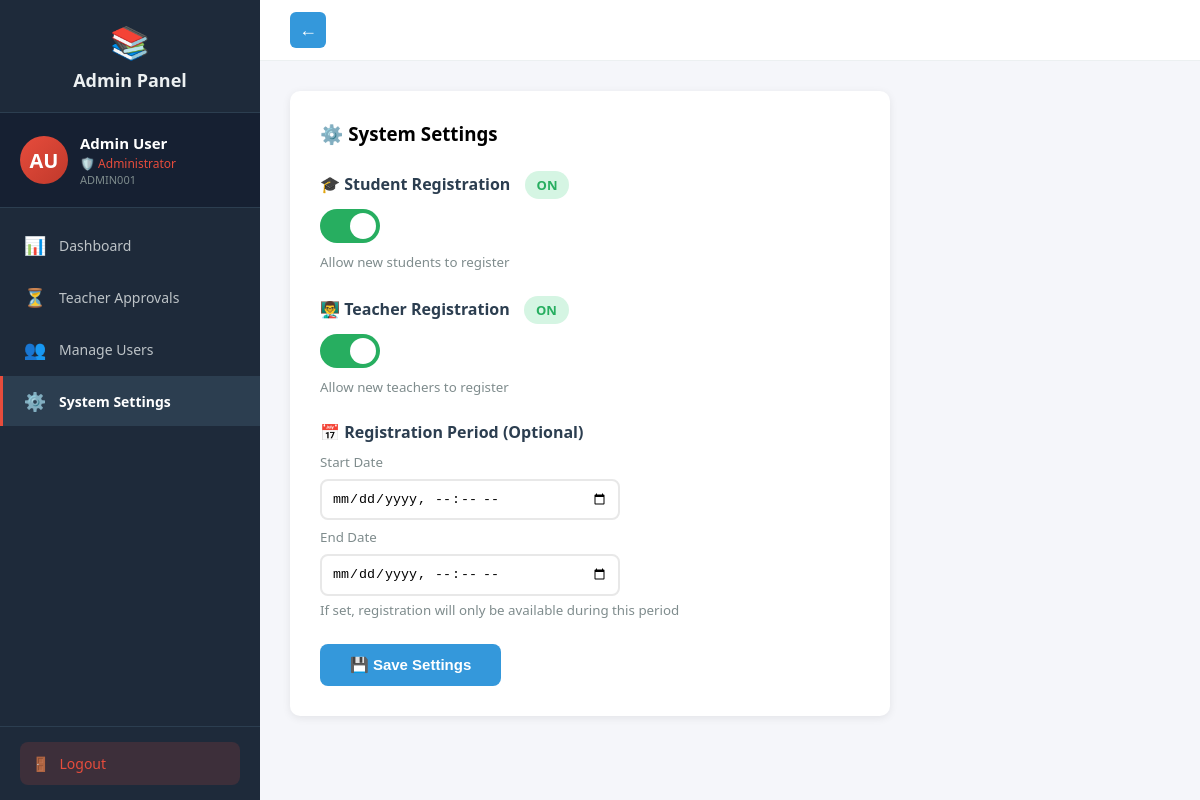
The app's page /admin/settings (signed in) with its own data.
### tables this page shows
CREATE TABLE users (
            id TEXT PRIMARY KEY,
            user_id TEXT UNIQUE NOT NULL,
            first_name TEXT NOT NULL,
            last_name TEXT NOT NULL,
            email TEXT UNIQUE NOT NULL,
            password_hash TEXT NOT NULL,
            role TEXT NOT NULL,
            is_approved INTEGER DEFAULT 0,
            created_at TIMESTAMP DEFAULT CURRENT_TIMESTAMP,
            updated_at TIMESTAMP DEFAULT CURRENT_TIMESTAMP,
            node_id TEXT
        );

CREATE TABLE system_settings (
            setting_key TEXT PRIMARY KEY,
            setting_value TEXT NOT NULL,
            updated_at TIMESTAMP DEFAULT CURRENT_TIMESTAMP,
            node_id TEXT
        );

### routes_admin.py (the view, shortened to what this page needs)
@admin_bp.route('/settings', methods=['GET', 'POST'])
@login_required
def settings():
    if current_user.role != 'admin':
        return redirect(url_for('auth.login'))
    conn = get_db()
    cur = conn.cursor()
    cur.execute("""
        CREATE TABLE IF NOT EXISTS system_settings (
            setting_key TEXT PRIMARY KEY,
            setting_value TEXT NOT NULL,
            updated_at TIMESTAMP DEFAULT CURRENT_TIMESTAMP
        )
    """)
    conn.commit()
    cur.execute("SELECT setting_key, setting_value FROM system_settings")
    settings = {row['setting_key']: row['setting_value'] for row in cur.fetchall()}
    conn.close()
    return render_template('admin/settings.html', settings=settings)

### auth.py (called while the page is built)
def get_db():
    conn = sqlite3.connect('assignments.db')
    conn.row_factory = sqlite3.Row
    return conn

@login_manager.user_loader
def load_user(user_id):
    conn = get_db()
    cur = conn.cursor()
    cur.execute("SELECT id, user_id, first_name, last_name, email, role, is_approved FROM users WHERE id = ?", (user_id,))
    user = cur.fetchone()
    cur.close()
    conn.close()
    if user:
        from flask_login import UserMixin
        class User(UserMixin):
            pass
        u = User()
        u.id = user['id']
        u.user_id = user['user_id']
        u.first_name = user['first_name']
        u.last_name = user['last_name']
        u.email = user['email']
        u.role = user['role']
        u.is_approved = user['is_approved']
        return u
    return None

### routes_admin.py (called while the page is built)
def get_db():
    conn = sqlite3.connect('assignments.db')
    conn.row_factory = sqlite3.Row
    return conn

### templates/admin/settings.html (shortened to what this page needs)
{% extends "admin_base.html" %}
{% block content %}
<div class="form-container">
    <h3 style="margin-bottom:25px;">⚙️ System Settings</h3>
    <form method="POST">
        <div class="form-group">
            <label>
                🎓 Student Registration
                <span class="current-status {{ 'status-on' if settings.get('reg_student', 'on') == 'on' else 'status-off' }}">
                    {{ 'ON' if settings.get('reg_student', 'on') == 'on' else 'OFF' }}
                </span>
            </label>
            <label class="toggle-switch">
                <span class="slider"></span>
            </label>
            <small>Allow new students to register</small>
        </div>
        <div class="form-group">
            <label>
                👨‍🏫 Teacher Registration
                <span class="current-status {{ 'status-on' if settings.get('reg_teacher', 'on') == 'on' else 'status-off' }}">
                    {{ 'ON' if settings.get('reg_teacher', 'on') == 'on' else 'OFF' }}
                </span>
            </label>
            <label class="toggle-switch">
                <span class="slider"></span>
            </label>
            <small>Allow new teachers to register</small>
        </div>
        <div class="form-group">
            <label>📅 Registration Period (Optional)</label>
            <small style="margin-bottom:8px;">Start Date</small>
            <input type="datetime-local" name="reg_start" value="{{ settings.get('reg_start', '') }}">
            <small style="margin:8px 0;">End Date</small>
            <input type="datetime-local" name="reg_end" value="{{ settings.get('reg_end', '') }}">
            <small>If set, registration will only be available during this period</small>
        </div>
        <button type="submit" class="btn-submit">💾 Save Settings</button>
    </form>
</div>
{% endblock %}

### templates/admin_base.html (shortened to what this page needs)
<!DOCTYPE html>
<html>
<head>
</head>
<body>
    <div class="layout">
        <div class="sidebar" id="sidebar">
            <div class="logo">
                <span class="icon">📚</span>
                Admin Panel
            </div>
            <div class="profile-card">
                <div class="avatar">{{ current_user.first_name[0] }}{{ current_user.last_name[0] }}</div>
                <div class="info">
                    <div class="name">{{ current_user.first_name }} {{ current_user.last_name }}</div>
                    <div class="role">🛡️ Administrator</div>
                    <div class="id-text">{{ current_user.user_id }}</div>
                </div>
            </div>
            <nav>
                <a href="/admin/dashboard" class="{{ 'active' if request.path == '/admin/dashboard' }}" onclick="closeSidebar()">
                    <span class="icon">📊</span> Dashboard
                </a>
                <a href="/admin/dashboard#approvals" onclick="document.getElementById("panel-dashboard").classList.add("hidden");document.getElementById("panel-approvals").classList.remove("hidden")" onclick="closeSidebar()">
                    <span class="icon">⏳</span> Teacher Approvals
                </a>
                <a href="/admin/users" class="{{ 'active' if request.path == '/admin/users' }}" onclick="closeSidebar()">
                    <span class="icon">👥</span> Manage Users
                </a>
                <a href="/admin/settings" class="{{ 'active' if request.path == '/admin/settings' }}" onclick="closeSidebar()">
                    <span class="icon">⚙️</span> System Settings
                </a>
            </nav>
            <div class="sidebar-footer">
                <a href="/logout" class="logout-btn">
                    <span class="icon">🚪</span> Logout
                </a>
            </div>
        </div>
        <div class="main">
            <div class="topbar">
                {% if request.path != '/admin/dashboard' %}
                <button id="back-btn" class="back-btn" onclick="goBack()"><span class="back-icon">←</span></button>
                {% endif %}
            </div>
            <div class="content">
                {% block content %}{% endblock %}
            </div>
        </div>
    </div>
</body>
</html>

### templates/admin_base.html (style rules this page uses)
* { margin: 0; padding: 0; box-sizing: border-box; }
body { font-family: 'Segoe UI', Arial, sans-serif; background: #f5f6fa; }
.layout { display: flex; min-height: 100vh; }
.sidebar { width: 260px; background: #1e2a3a; color: #ecf0f1; padding: 0; position: fixed; height: 100vh; overflow-y: auto; z-index: 100; transition: transform 0.3s; display: flex; flex-direction: column; }
.sidebar .logo { padding: 20px; font-size: 18px; font-weight: bold; text-align: center; border-bottom: 1px solid #2c3e50; }
.sidebar .logo .icon { font-size: 32px; display: block; margin-bottom: 5px; }
.sidebar .profile-card { padding: 20px; border-bottom: 1px solid #2c3e50; display: flex; align-items: center; gap: 12px; background: #162032; }
.sidebar .profile-card .avatar { width: 48px; height: 48px; border-radius: 50%; background: linear-gradient(135deg, #e74c3c, #c0392b); color: white; display: flex; align-items: center; justify-content: center; font-weight: bold; font-size: 20px; flex-shrink: 0; }
.sidebar .profile-card .info { overflow: hidden; }
.sidebar .profile-card .info .name { font-weight: 600; font-size: 15px; color: white; }
.sidebar .profile-card .info .role { font-size: 12px; color: #e74c3c; margin-top: 2px; }
.sidebar .profile-card .info .id-text { font-size: 11px; color: #7f8c8d; }
.sidebar nav { flex: 1; padding: 10px 0; }
.sidebar nav a { display: flex; align-items: center; padding: 13px 20px; color: #bdc3c7; text-decoration: none; font-size: 14px; border-left: 3px solid transparent; cursor: pointer; transition: all 0.2s; margin: 2px 0; }
.sidebar nav a.active { background: #2c3e50; color: white; border-left-color: #e74c3c; font-weight: bold; }
.sidebar nav a .icon { margin-right: 12px; font-size: 18px; width: 24px; text-align: center; }
.sidebar .sidebar-footer { padding: 15px 20px; border-top: 1px solid #2c3e50; }
.sidebar .sidebar-footer .logout-btn { display: flex; align-items: center; gap: 10px; padding: 12px; background: rgba(231,76,60,0.15); color: #e74c3c; text-decoration: none; border-radius: 8px; font-size: 14px; font-weight: 500; }
.main { margin-left: 260px; flex: 1; width: calc(100% - 260px); }
.topbar { background: white; padding: 12px 30px; display: flex; justify-content: space-between; align-items: center; border-bottom: 1px solid #ecf0f1; }
.back-btn { background: #3498db; color: white; border: none; padding: 6px 10px; border-radius: 6px; cursor: pointer; font-size: 16px; margin-right: 12px; display: inline-flex; align-items: center; justify-content: center; width:36px; height:36px; }
.back-btn .back-icon { font-weight: 700; font-size: 18px; line-height: 1; }
.content { padding: 30px; }

### templates/admin/settings.html (style rules this page uses)
.form-container { background: white; padding: 30px; border-radius: 10px; box-shadow: 0 2px 8px rgba(0,0,0,0.08); max-width: 600px; }
.form-group { margin-bottom: 25px; }
.form-group label { display: block; font-weight: 600; color: #2c3e50; margin-bottom: 10px; font-size: 16px; }
.form-group small { color: #7f8c8d; display: block; margin-top: 5px; }
.toggle-switch { position: relative; display: inline-block; width: 60px; height: 34px; }
.slider { position: absolute; cursor: pointer; top: 0; left: 0; right: 0; bottom: 0; background-color: #ccc; transition: .3s; border-radius: 34px; }
.slider:before { position: absolute; content: ""; height: 26px; width: 26px; left: 4px; bottom: 4px; background-color: white; transition: .3s; border-radius: 50%; }
input:checked + .slider { background-color: #27ae60; }
input:checked + .slider:before { transform: translateX(26px); }
.btn-submit { padding: 12px 30px; background: #3498db; color: white; border: none; border-radius: 8px; cursor: pointer; font-size: 15px; font-weight: 600; }
.current-status { display: inline-block; padding: 5px 12px; border-radius: 15px; font-size: 13px; margin-left: 10px; }
.status-on { background: #d5f5e3; color: #27ae60; }
input[type="datetime-local"] { padding: 10px; border: 2px solid #e8e8e8; border-radius: 8px; width: 100%; max-width: 300px; }

### records on screen
users: first_name "A", last_name "U", first_name "Admin", last_name "User", user_id "ADMIN001"
system_settings: setting_value "ON"
system_settings: setting_value "ON"
